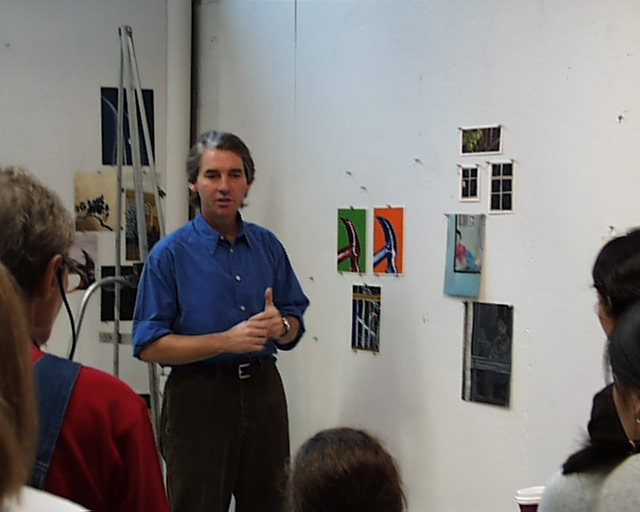
//> input picture images/pic.0002.jpg, 640 x 512 px
$ ./extractColorTexture images/ images/pic.0001.jpg   (built with g++ and OpenCV 4)
//> lines starting //> are read from the running program, lines starting //| are printed output that depends on the picture
#include <opencv2/opencv.hpp>
#include <cstdio>
#include <cstdlib>
#include <cstring>
#include <dirent.h>
#include <vector>

using namespace cv;
using namespace std;

bool isImageFile(const char *name) {
    return strstr(name, ".jpg") || strstr(name, ".png") ||
           strstr(name, ".ppm") || strstr(name, ".tif");
}

const int H_BINS = 16;
const int S_BINS = 8;
const int TEX_BINS = 16;

/* ---------- Color Histogram ---------- */
vector<double> colorHist(const Mat &img) {
    Mat hsv;
    cvtColor(img, hsv, COLOR_BGR2HSV);

    vector<double> hist(H_BINS * S_BINS, 0);

    for (int y = 0; y < hsv.rows; y++) {
        for (int x = 0; x < hsv.cols; x++) {
            Vec3b p = hsv.at<Vec3b>(y, x);
            int hBin = (p[0] * H_BINS) / 180;
            int sBin = (p[1] * S_BINS) / 256;

            if (hBin >= H_BINS) hBin = H_BINS - 1;
            if (sBin >= S_BINS) sBin = S_BINS - 1;

            hist[hBin * S_BINS + sBin]++;
        }
    }

    double total = img.rows * img.cols;
    for (double &v : hist) v /= total;

    return hist;
}

/* ---------- Texture Histogram ---------- */
vector<double> textureHist(const Mat &img) {
    Mat gray, gx, gy, mag;
    cvtColor(img, gray, COLOR_BGR2GRAY);

    Sobel(gray, gx, CV_32F, 1, 0, 3);
    Sobel(gray, gy, CV_32F, 0, 1, 3);
    magnitude(gx, gy, mag);

    double maxVal;
    minMaxLoc(mag, nullptr, &maxVal);

    vector<double> hist(TEX_BINS, 0);

    for (int y = 0; y < mag.rows; y++) {
        for (int x = 0; x < mag.cols; x++) {
            float v = mag.at<float>(y, x);
            int bin = (v / maxVal) * TEX_BINS;
            if (bin >= TEX_BINS) bin = TEX_BINS - 1;
            hist[bin]++;
        }
    }

    double total = mag.rows * mag.cols;
    for (double &v : hist) v /= total;

    return hist;
}

int main(int argc, char *argv[]) {
    if (argc < 3) {
        printf("usage: %s <image_dir> <output_csv>\n", argv[0]);
        return -1;
    }

    DIR *dirp = opendir(argv[1]);
    FILE *fp = fopen(argv[2], "w");

    struct dirent *dp;
    char filename[512];

    while ((dp = readdir(dirp)) != NULL) {
        if (!isImageFile(dp->d_name)) continue;

        sprintf(filename, "%s/%s", argv[1], dp->d_name);
        Mat img = imread(filename);
//> img is the input picture: 512 rows x 640 cols, CV_8UC3; mean B, G, R 122.2, 123.4, 126.9
        if (img.empty()) continue;

        vector<double> cHist = colorHist(img);
//> in colorHist, `cvtColor(img, hsv, COLOR_BGR2HSV);`: hsv: 512 rows x 640 cols, CV_8UC3; mean H, S, V 55.7, 54.3, 132.7
//> after the loop in colorHist, `for (int y = 0; y < hsv.rows; y++)`: hist = 128 values, max 47943 at index 8, min 3 at index 54, mean 2560
//> the loop in colorHist, `for (double &v : hist) v /= total;` made 128 passes
//> v on passes 1 to 12: 0.0387, 0.00905, 0.0149, 0.0323, 0.0321, 0.00791, 0.00407, 0.00458, 0.146, 0.0195, 0.0235, 0.0359
//> cHist = 128 values, max 0.146 at index 8, min 9.16e-06 at index 54, mean 0.00781
        vector<double> tHist = textureHist(img);
//> in textureHist, `cvtColor(img, gray, COLOR_BGR2GRAY);`:
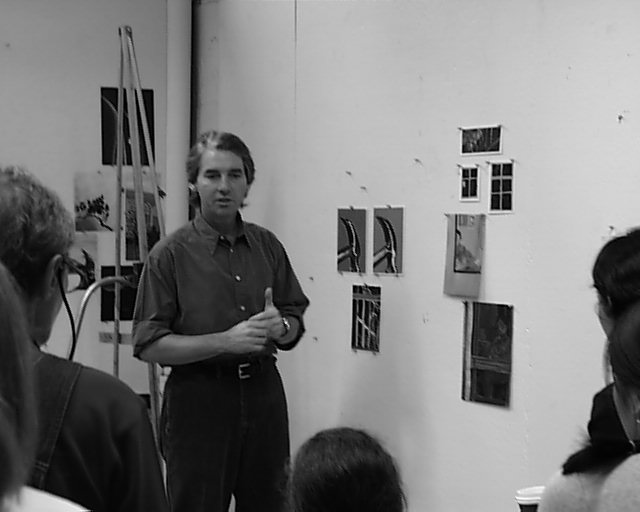
//> gray: 512 rows x 640 cols, CV_8UC1; min 0, max 255, mean 124.3
//> in textureHist, `Sobel(gray, gx, CV_32F, 1, 0, 3);`:
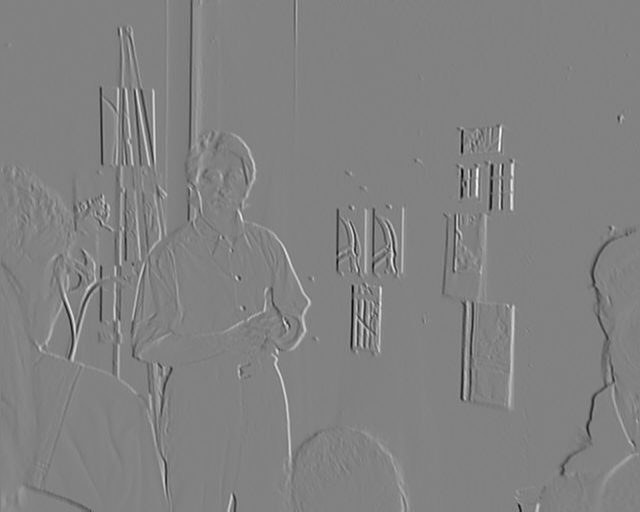
//> gx: 512 rows x 640 cols, CV_32FC1; min -867, max 835, mean 0.6; drawn with min black and max white
//> in textureHist, `Sobel(gray, gy, CV_32F, 0, 1, 3);`:
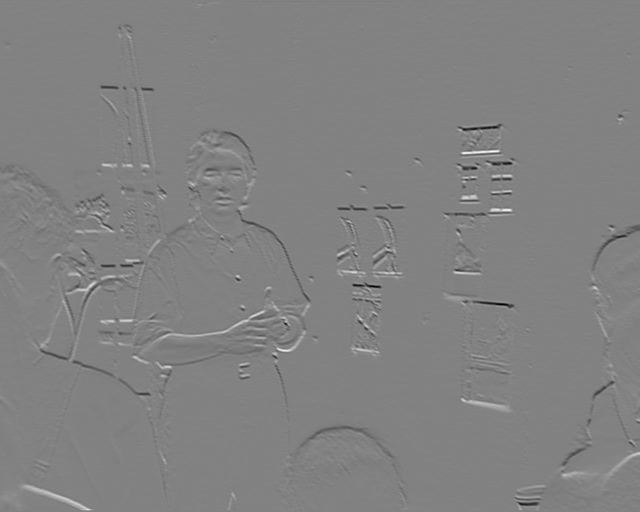
//> gy: 512 rows x 640 cols, CV_32FC1; min -834, max 802, mean -1.1; drawn with min black and max white
//> in textureHist, `magnitude(gx, gy, mag);`:
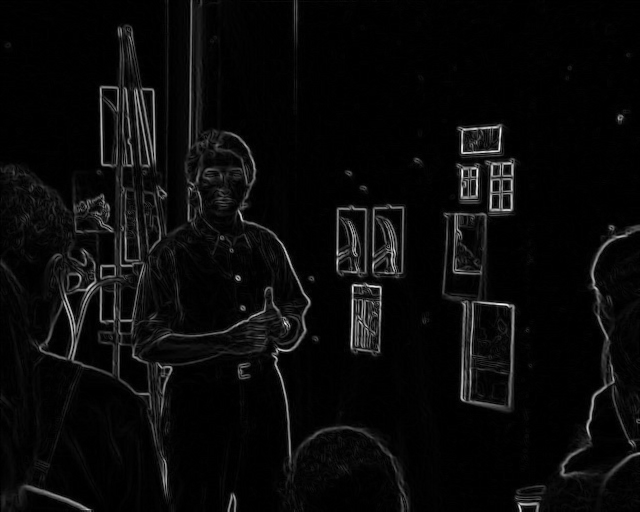
//> mag: 512 rows x 640 cols, CV_32FC1; min 0, max 867.1, mean 35.3; drawn with min black and max white
//> in textureHist, `minMaxLoc(mag, nullptr, &maxVal);`: maxVal = 867.1
//> after the loop in textureHist, `for (int y = 0; y < mag.rows; y++)`: hist = [278564, 20731, 9355, 5506, 3711, 2693, 2245, 1829, 1333, 729, 413, 268, 169, 67, 49, 18]
//> the loop in textureHist, `for (double &v : hist) v /= total;` made 16 passes
//> v on passes 1 to 12: 0.85, 0.0633, 0.0285, 0.0168, 0.0113, 0.00822, 0.00685, 0.00558, 0.00407, 0.00222, 0.00126, 0.000818
//> tHist = [0.85, 0.0633, 0.0285, 0.0168, 0.0113, 0.00822, 0.00685, 0.00558, 0.00407, 0.00222, 0.00126, 0.000818, 0.000516, 0.000204, 0.00015, 5.49e-05]

        fprintf(fp, "%s", dp->d_name);
        for (double v : cHist) fprintf(fp, ",%.6f", v);
//> this loop made 128 passes
        for (double v : tHist) fprintf(fp, ",%.6f", v);
//> this loop made 16 passes
//> pass 3 of the loop `while ((dp = readdir(dirp)) != NULL)`:
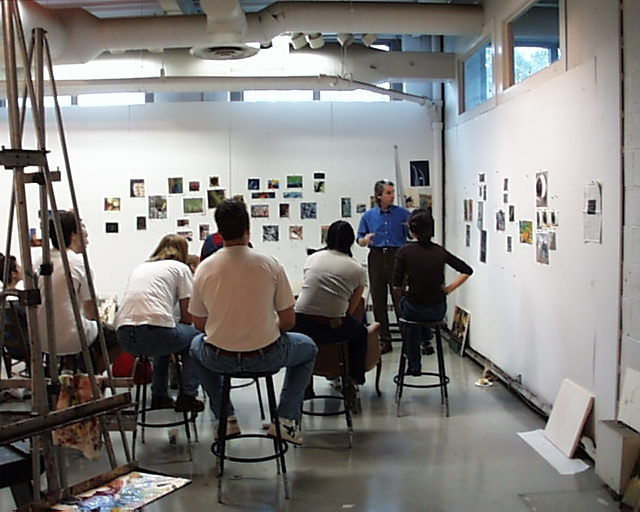
//> input picture images/pic.0001.jpg, 640 x 512 px
//> img is the input picture: 512 rows x 640 cols, CV_8UC3; mean B, G, R 127.9, 130.3, 132.7
//> hsv: 512 rows x 640 cols, CV_8UC3; mean H, S, V 53.2, 40.6, 137
//> the loop in colorHist (call 2), `for (double &v : hist) v /= total;` made 128 passes
//> v on passes 1 to 8: 0.0931, 0.0289, 0.0321, 0.0286, 0.0113, 0.00468, 0.0019, 0.00775
//> cHist = 128 values, max 0.0931 at index 0, min 0 at index 54, mean 0.00781
//> in textureHist (call 2), `Sobel(gray, gy, CV_32F, 0, 1, 3);`:
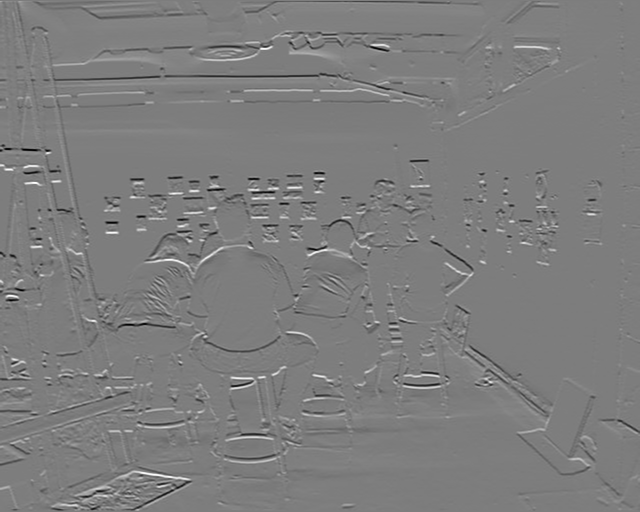
//> gy: 512 rows x 640 cols, CV_32FC1; min -987, max 1015, mean 0.1; drawn with min black and max white
//> in textureHist (call 2), `magnitude(gx, gy, mag);`:
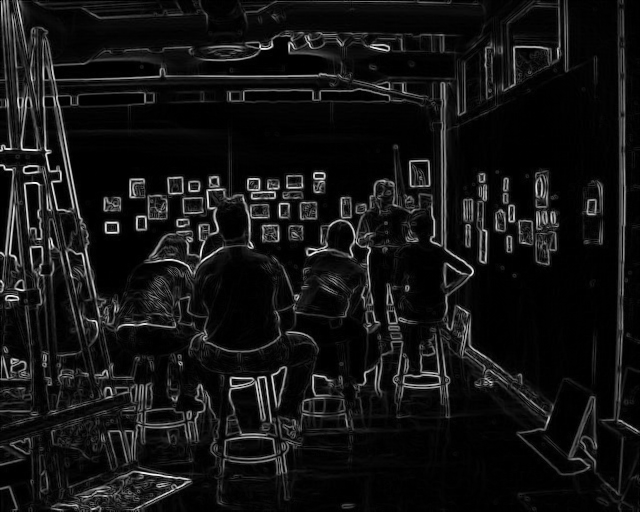
//> mag: 512 rows x 640 cols, CV_32FC1; min 0, max 1032.7, mean 81; drawn with min black and max white
//> maxVal = 1032.7
//> after the loop in textureHist (call 2), `for (int y = 0; y < mag.rows; y++)`: hist = [230955, 37270, 17660, 11362, 8064, 6217, 4465, 3532, 2591, 1868, 1395, 935, 690, 439, 183, 54]
//> the loop in textureHist (call 2), `for (double &v : hist) v /= total;` made 16 passes
//> v on passes 1 to 8: 0.705, 0.114, 0.0539, 0.0347, 0.0246, 0.019, 0.0136, 0.0108
//> tHist = [0.705, 0.114, 0.0539, 0.0347, 0.0246, 0.019, 0.0136, 0.0108, 0.00791, 0.0057, 0.00426, 0.00285, 0.00211, 0.00134, 0.000558, 0.000165]
//> the loop `for (double v : cHist) fprintf(fp, ",%.6f", v);` made 128 passes
//> the loop `for (double v : tHist) fprintf(fp, ",%.6f", v);` made 16 passes
//> the loop made 4 passes; the first 3 are shown
//> (the run ends here: the program crashes, at `if (!isImageFile(dp->d_name)) continue;`)
